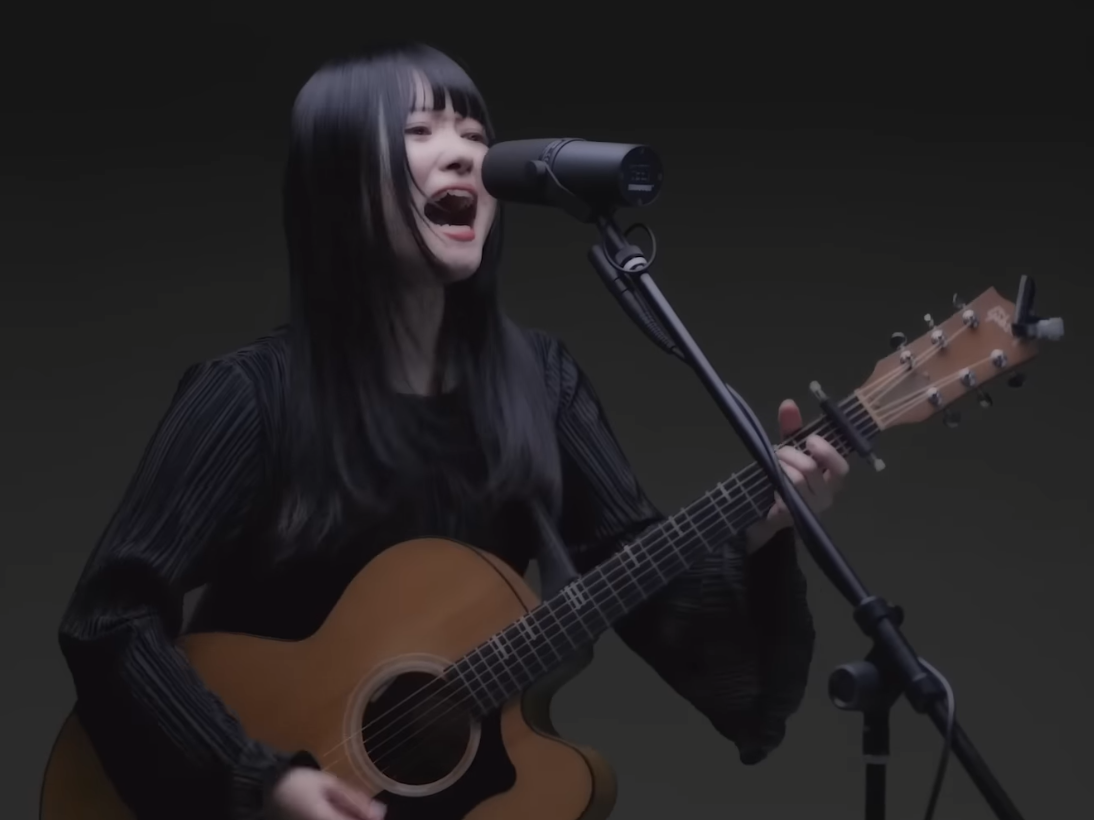
#> input picture upiko.png, 1094 x 820 px, found by its file name
$ python contours_20250523145830.py
#> lines starting #> are read from the running program, lines starting #| are printed output that depends on the picture; after the words box and inside, x2 and y2 are one past the last pixel; in counts of white or black regions, pixels touching at a corner belong together
import matplotlib.pyplot as plt
from matplotlib.colors import hsv_to_rgb
import numpy as np
import time
from scipy.signal import fftconvolve, convolve2d


# image = plt.imread("justdisappear.png").astype(np.float32)  # taille (573, 640, 3)
# image = plt.imread("shinsei.png")
image = plt.imread("upiko.png")
#> image is the input picture: shape (820, 1094, 3) float32; mean R, G, B 0.144, 0.133, 0.138
# image = plt.imread("black_and_white.png")


image = image[::1, ::1, :]  # 5:taille (115, 128, 3), 4:taille (144, 160, 3)
image[:,:]/255


class Filter:
    def __init__(self, center: np.ndarray, array: np.ndarray):
        self.center = center    # np.array([i,j])
        self.array = array
        self.shape = np.array((len(array), len(array[0])))

        # print("shape ",self.shape)

        self.right_range = self.shape - self.center

        self.left_range = self.shape - self.right_range
        # [16 lines of commented-out code are left out]

def black_and_white(img_):
    # Convert to grayscale using luminance formula (better than simple mean)
    grayscale = np.dot(img_[..., :3], [0.2989, 0.5870, 0.1140])

    # Stack the grayscale values into 3 channels
    return np.stack((grayscale,)*3, axis=-1).astype(img_.dtype).astype(np.float32)


# [16 lines left out: function convolution, not called in this run]


# def convolution(img_: np.ndarray, filter: 'Filter'):
#     if img_.ndim != 3 or img_.shape[2] != 3:
#         raise ValueError("format : HxWx3")

#     # Extraction d'un seul canal (le vert par défaut)
#     # img_gray = img_[:, :, 1].astype(np.float32)

#     # Application convolution FFT
#     convolved = fftconvolve(img_[:, :, 0], filter.array, mode='same')

#     # Valeur absolue et normalisation
#     # convolved = np.abs(convolved)
#     # convolved = np.clip(convolved, 0, 255).astype(img_.dtype)

#     # Reconstruction des 3 canaux
#     img = np.stack((convolved,)*3, axis=-1)
#     return img


def convolution(img_: np.ndarray, filter: 'Filter') -> np.ndarray:
    # Vérification des dimensions
    if img_.ndim == 3:
        if not np.allclose(img_[:,:,0], img_[:,:,1]) or not np.allclose(img_[:,:,0], img_[:,:,2]):
            raise ValueError("L'image doit être en noir et blanc (canaux identiques)")
        img_2d = img_[:,:,0]  # Utilise un seul canal
    else:
        img_2d = img_

    # Conversion en float pour la précision
    img_2d = img_2d.astype(np.float32)

    # Application de la convolution 2D
    convolved = convolve2d(img_2d, filter.array, mode='same', boundary='fill', fillvalue=0)

    # Reconstruction des canaux si nécessaire
    if img_.ndim == 3:
        return np.stack((convolved,)*3, axis=-1).astype(np.float32)
    return convolved.astype(np.float32)


# [20 lines left out: function get_magnitude, not called in this run]

def threshold(img, threshold):
#> called with threshold = 0.025
    binary = np.where(img[:,:,0] > threshold, 1, 0)
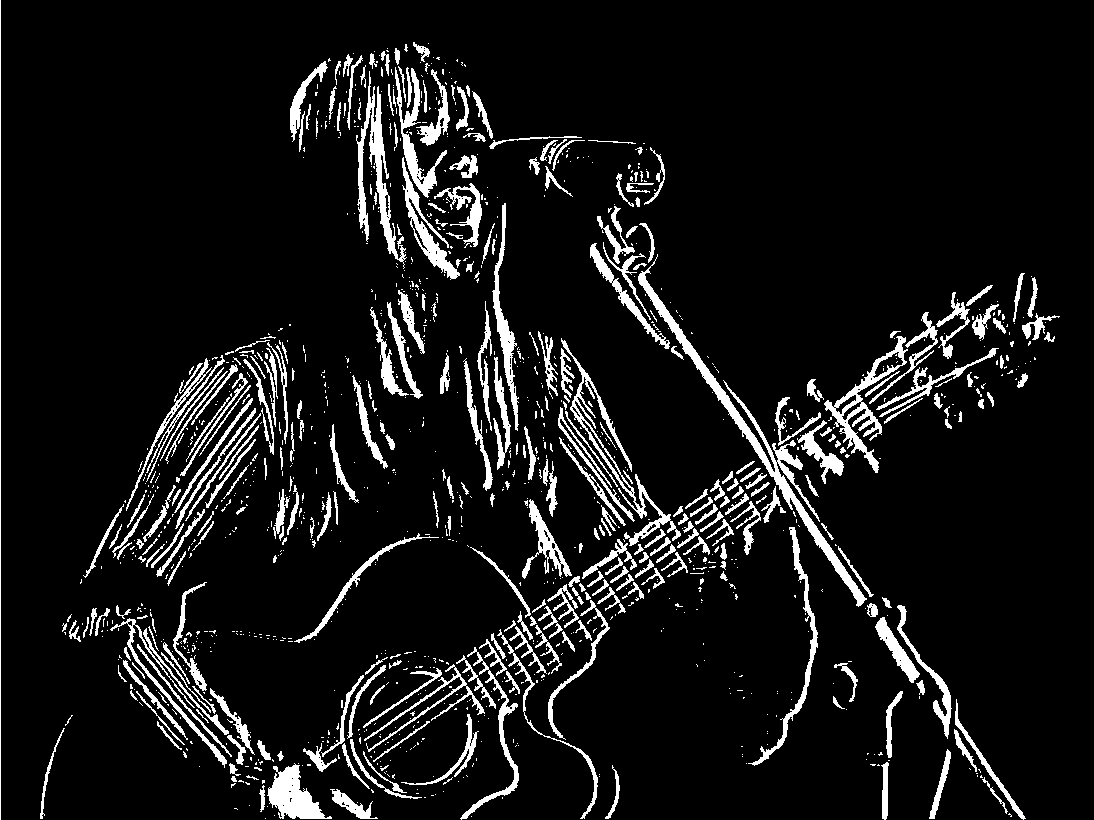
#> binary: shape (820, 1094) int64; values 0 (black) and 1 (white), 8.7% white; 1263 white regions (933 under 20 px), largest, box (x1, y1, x2, y2) and area: (638, 254, 867, 607) 4311, (356, 71, 407, 269) 2402, (561, 338, 681, 546) 2197
    return np.stack((binary,)*3, axis=-1).astype(np.float32)

def zero_threshold(img, threshold):
    binary = np.where(np.abs(img[:,:,0]) < threshold, 1, 0)
    return np.stack((binary,)*3, axis=-1).astype(np.float32)

def combine_threshold(img1, img2):
    binary = np.where((img1[:,:,0] == img2[:,:,0]) & (img1[:,:,0] == 1), 1, 0)
    return np.stack((binary,)*3, axis=-1).astype(np.float32)

def extrem_threshold(img, threshold):
    return np.where(img > threshold, [1,1,1], np.where(img < -threshold, [-1,-1,-1], 0)).astype(np.float32)


# [58 lines left out: functions edge_detection_1, edge_detection_2, edge_detection_2, get_sign_color, get_difference, not called in this run]

def det_hess(img):
    image_xy = convolution(img, filterxy)
#> in convolution (call 2), `convolved = convolve2d(img_2d, filter.array, mode='same', boundary='fi..`:
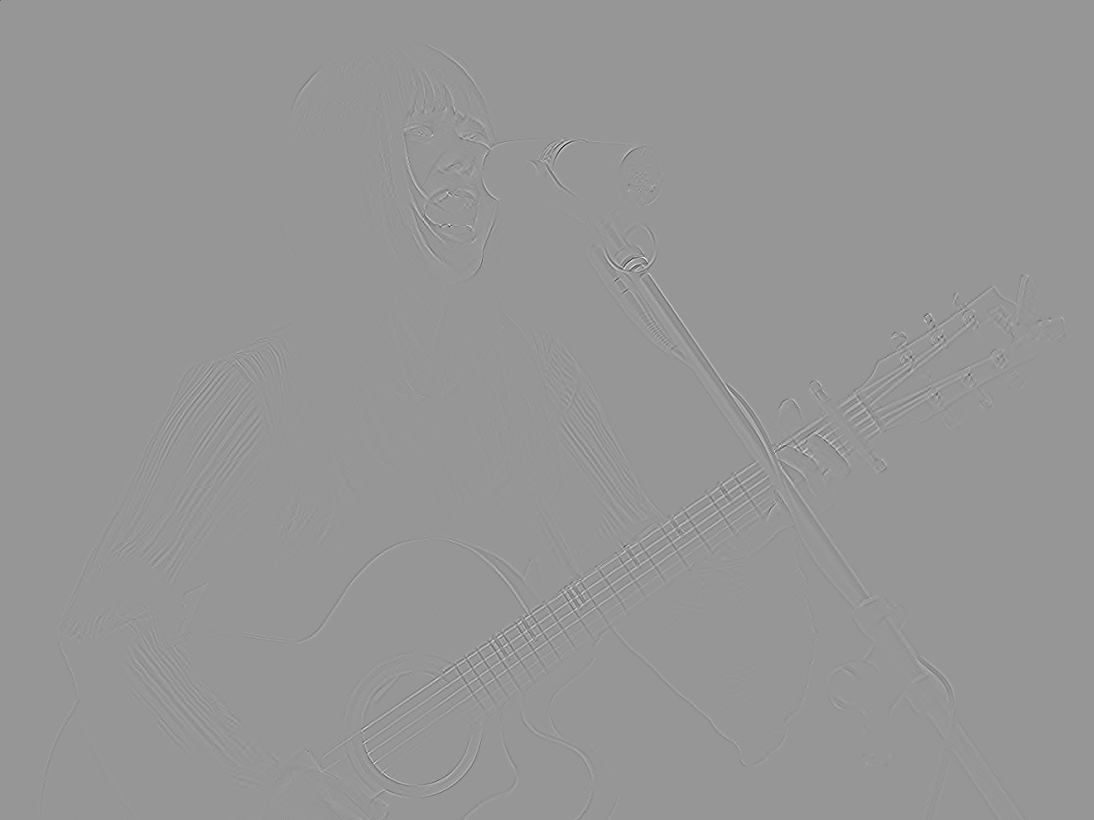
#> convolved: shape (820, 1094) float64; min -0.233, max 0.161, mean -1.97e-07; drawn with min black and max white
    image_xx = convolution(img, filterxx)
#> in convolution (call 3), `convolved = convolve2d(img_2d, filter.array, mode='same', boundary='fi..`:
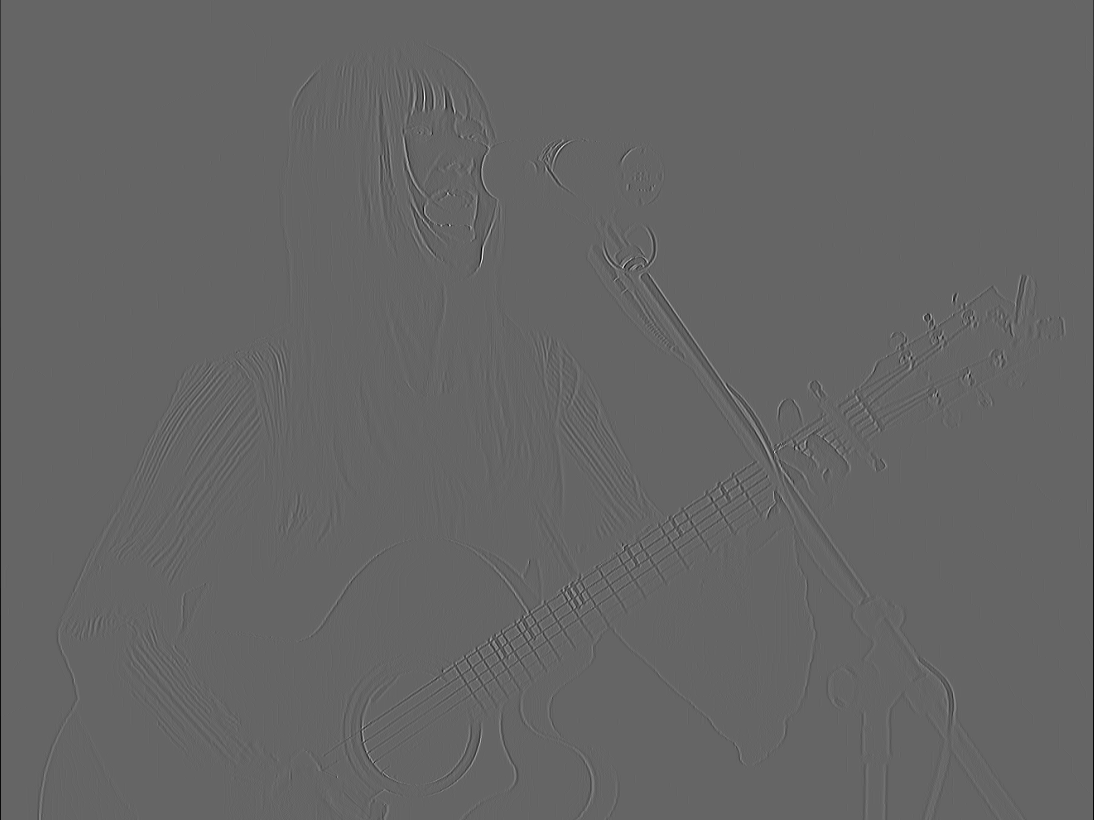
#> convolved: shape (820, 1094) float64; min -0.187, max 0.282, mean -0.000244; drawn with min black and max white
    image_yy = convolution(img, filteryy)

    return np.abs(image_xx * image_yy - image_xy ** 2)

def plot(img):
    global plot_count
    if not multiplot:
        return
    if plot_count > rows * columns:
        print("TOO MUCH PLOTS")
        return
    fig.add_subplot(rows, columns, plot_count)
    plot_count += 1
    plt.imshow(img)
    plt.yticks([])


## df/dx
filterx = Filter(
    np.array([0,1]),
    np.array([
        [1,-1]
        ])
)

## df/dy
filtery = Filter(
    np.array([1,0]),
    np.array([
        [1],
        [-1]
        ])
)

## d2fdxdy
filterxy = Filter(
    np.array([0,1]),
    np.array([
        [-1,1],
        [1,-1]
        ])
)

## d2fdxdy
filterxx = Filter(
    np.array([0,1]),
    np.array([
        [1,-2,1]
        ])
)

## d2fdxdy
filteryy = Filter(
    np.array([1,0]),
    np.array([
        [1],
        [-2],
        [1]
        ])
)

laplacian_filter = Filter(
    np.array([1,1]),
    np.array([
        [1,1,1],
        [1,-8,1],
        [1,1,1]
        ])
)


filtermean = Filter(
    np.array([1,1]),
    (1/9)*np.array([
        [1,1,1],
        [1,1,1],
        [1,1,1]
        ])
)

gaussian_filter_3x3 = Filter(
    np.array([1,1]),
    (1/16)*np.array([
        [1,2,1],
        [2,4,2],
        [1,2,1]
        ])
)


testfilter = Filter(
    np.array([1,1]),
    np.array([
        [1,0,0],
        [1,0,-3],
        [1,0,0]
        ])
)


plot_count = 1
multiplot = True
# multiplot = False

if multiplot:
    columns = 2
    rows = 2
    fig = plt.figure(figsize=(rows, columns))


## black and white image
# start_time = time.time()
image = black_and_white(image)
# [42 lines of commented-out code are left out]

image1 = convolution(image, testfilter)
image1 = threshold(image1, .025)


# [13 lines of commented-out code are left out]

plot(image1)


# plot(image)
# plot(image)

image2 = det_hess(image)
image2 = threshold(image2, .0005)
#> in threshold (call 2), `binary = np.where(img[:,:,0] > threshold, 1, 0)`: binary: shape (820, 1094) int64; values 0 (black) and 1 (white), 1.8% white in thin lines or dots
# [9 lines of commented-out code are left out]
plot(image2)


# image3 = combine_threshold(image1, image2)
image3 = convolution(image, filterx)
image3 = threshold(image3, 0.005)
#> in threshold (call 3), `binary = np.where(img[:,:,0] > threshold, 1, 0)`: binary: shape (820, 1094) int64; values 0 (black) and 1 (white), 8.3% white; 2685 white regions (2365 under 20 px), largest, box (x1, y1, x2, y2) and area: (639, 253, 868, 607) 3485, (824, 332, 997, 473) 2622, (358, 71, 398, 259) 2125
plot(image3)


# plt.imshow(image1)
# plot(image2)

# image4 = edge_detection_1(image)
image4 = convolution(image, filterxx)
image4 = threshold(image4, .008)
#> call 4 of threshold, with threshold = 0.008
#> in threshold (call 4), `binary = np.where(img[:,:,0] > threshold, 1, 0)`:
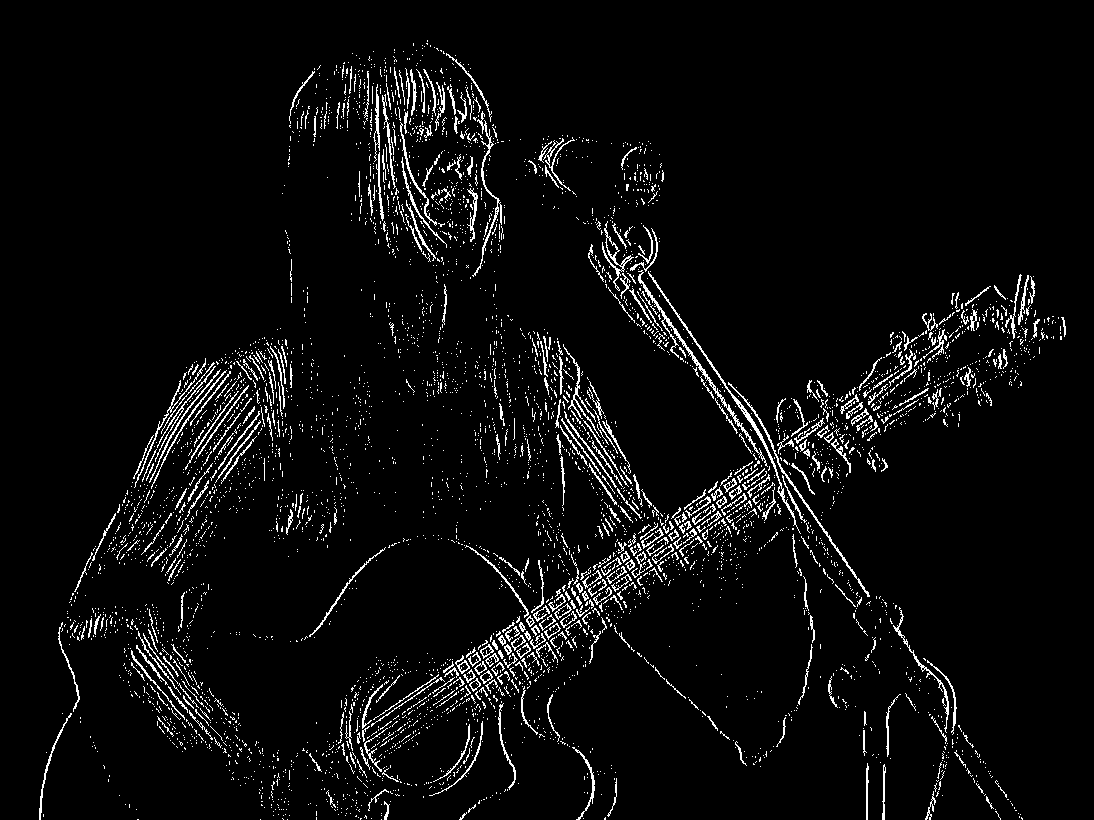
#> binary: shape (820, 1094) int64; values 0 (black) and 1 (white), 4.6% white in thin lines or dots, all inside (x1, y1, x2, y2) = (39, 40, 1066, 820)
# plt.imshow(image4)
plot(image4)

if multiplot:
    plt.subplots_adjust(
        left=0, right=1, bottom=0, top=1,
        wspace=0, hspace=0
    )


# plt.imshow(image1)
# plot(image1)


## plot of color gradient
gradient = np.linspace(0, 2*np.pi, 360)
h_grad = gradient / (2*np.pi)
rgb_grad = hsv_to_rgb(np.stack((h_grad, np.ones(360), np.ones(360)), -1))

height_factor = 60
rgb_grad = np.repeat(rgb_grad[np.newaxis, :, :], height_factor, axis=0)
# plot(rgb_grad)
# plt.imshow(rgb_grad)

plt.show()
